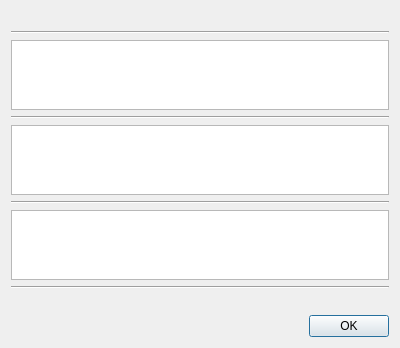
<?xml version="1.0" encoding="UTF-8"?>
<ui version="4.0">
 <class>ContactInfoDialog</class>
 <widget class="QDialog" name="ContactInfoDialog">
  <property name="geometry">
   <rect>
    <x>0</x>
    <y>0</y>
    <width>400</width>
    <height>300</height>
   </rect>
  </property>
  <property name="windowTitle">
   <string>Dialog</string>
  </property>
  <layout class="QGridLayout" name="gridLayout_3">
   <item row="0" column="0">
    <layout class="QGridLayout" name="gridLayout_2">
     <item row="0" column="1">
      <widget class="QLabel" name="surname">
       <property name="font">
        <font>
         <weight>75</weight>
         <italic>true</italic>
         <bold>true</bold>
        </font>
       </property>
       <property name="text">
        <string/>
       </property>
       <property name="alignment">
        <set>Qt::AlignCenter</set>
       </property>
      </widget>
     </item>
     <item row="6" column="0" colspan="2">
      <widget class="QTableWidget" name="tableAddresses"/>
     </item>
     <item row="0" column="0">
      <widget class="QLabel" name="name">
       <property name="font">
        <font>
         <weight>75</weight>
         <italic>true</italic>
         <bold>true</bold>
        </font>
       </property>
       <property name="text">
        <string/>
       </property>
       <property name="alignment">
        <set>Qt::AlignCenter</set>
       </property>
      </widget>
     </item>
     <item row="3" column="0" colspan="2">
      <widget class="Line" name="line">
       <property name="orientation">
        <enum>Qt::Horizontal</enum>
       </property>
      </widget>
     </item>
     <item row="1" column="0" colspan="2">
      <widget class="Line" name="line_3">
       <property name="orientation">
        <enum>Qt::Horizontal</enum>
       </property>
      </widget>
     </item>
     <item row="12" column="0" colspan="2">
      <widget class="QDialogButtonBox" name="buttonBox">
       <property name="orientation">
        <enum>Qt::Horizontal</enum>
       </property>
       <property name="standardButtons">
        <set>QDialogButtonBox::Ok</set>
       </property>
      </widget>
     </item>
     <item row="4" column="0" colspan="2">
      <widget class="QTableWidget" name="tableMails"/>
     </item>
     <item row="5" column="0" colspan="2">
      <widget class="Line" name="line_2">
       <property name="orientation">
        <enum>Qt::Horizontal</enum>
       </property>
      </widget>
     </item>
     <item row="2" column="0" colspan="2">
      <widget class="QTableWidget" name="tablePhones"/>
     </item>
     <item row="9" column="0" colspan="2">
      <widget class="QLabel" name="description">
       <property name="text">
        <string/>
       </property>
       <property name="alignment">
        <set>Qt::AlignCenter</set>
       </property>
      </widget>
     </item>
     <item row="8" column="0" colspan="2">
      <widget class="Line" name="line_4">
       <property name="orientation">
        <enum>Qt::Horizontal</enum>
       </property>
      </widget>
     </item>
    </layout>
   </item>
  </layout>
 </widget>
 <resources/>
 <connections>
  <connection>
   <sender>buttonBox</sender>
   <signal>accepted()</signal>
   <receiver>ContactInfoDialog</receiver>
   <slot>accept()</slot>
   <hints>
    <hint type="sourcelabel">
     <x>248</x>
     <y>254</y>
    </hint>
    <hint type="destinationlabel">
     <x>157</x>
     <y>274</y>
    </hint>
   </hints>
  </connection>
  <connection>
   <sender>buttonBox</sender>
   <signal>rejected()</signal>
   <receiver>ContactInfoDialog</receiver>
   <slot>reject()</slot>
   <hints>
    <hint type="sourcelabel">
     <x>316</x>
     <y>260</y>
    </hint>
    <hint type="destinationlabel">
     <x>286</x>
     <y>274</y>
    </hint>
   </hints>
  </connection>
 </connections>
</ui>
